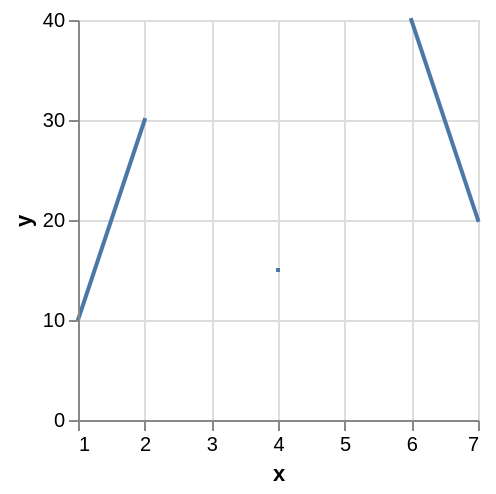

The Vega-Lite source for this figure:
### Vega specification from a JSON file in a GitHub repository (floating-point values rounded to 4 significant figures)
{"$schema": "https://vega.github.io/schema/vega/v5.json", "autosize": "pad", "padding": 5, "width": 200, "height": 200, "style": "cell", "data": [{"name": "source_0", "values": [{"x": 1, "y": 10}, {"x": 2, "y": 30}, {"x": 3, "y": null}, {"x": 4, "y": 15}, {"x": 5, "y": null}, {"x": 6, "y": 40}, {"x": 7, "y": 20}]}, {"name": "data_0", "source": "source_0", "transform": [{"type": "formula", "expr": "toNumber(datum[\"x\"])", "as": "x"}]}], "marks": [{"name": "marks", "type": "line", "style": ["line"], "sort": {"field": "datum[\"x\"]"}, "from": {"data": "data_0"}, "encode": {"update": {"strokeCap": {"value": "square"}, "stroke": {"value": "#4c78a8"}, "x": {"scale": "x", "field": "x"}, "y": {"scale": "y", "field": "y"}, "defined": {"signal": "datum[\"x\"] !== null && !isNaN(datum[\"x\"]) && datum[\"y\"] !== null && !isNaN(datum[\"y\"])"}}}}], "scales": [{"name": "x", "type": "linear", "domain": {"data": "data_0", "field": "x"}, "range": [0, {"signal": "width"}], "nice": true, "zero": false}, {"name": "y", "type": "linear", "domain": {"data": "data_0", "field": "y"}, "range": [{"signal": "height"}, 0], "nice": true, "zero": true}], "axes": [{"scale": "x", "orient": "bottom", "grid": false, "title": "x", "labelFlush": true, "labelOverlap": true, "tickCount": {"signal": "ceil(width/40)"}, "zindex": 1}, {"scale": "x", "orient": "bottom", "gridScale": "y", "grid": true, "tickCount": {"signal": "ceil(width/40)"}, "domain": false, "labels": false, "maxExtent": 0, "minExtent": 0, "ticks": false, "zindex": 0}, {"scale": "y", "orient": "left", "grid": false, "title": "y", "labelOverlap": true, "tickCount": {"signal": "ceil(height/40)"}, "zindex": 1}, {"scale": "y", "orient": "left", "gridScale": "x", "grid": true, "tickCount": {"signal": "ceil(height/40)"}, "domain": false, "labels": false, "maxExtent": 0, "minExtent": 0, "ticks": false, "zindex": 0}]}
